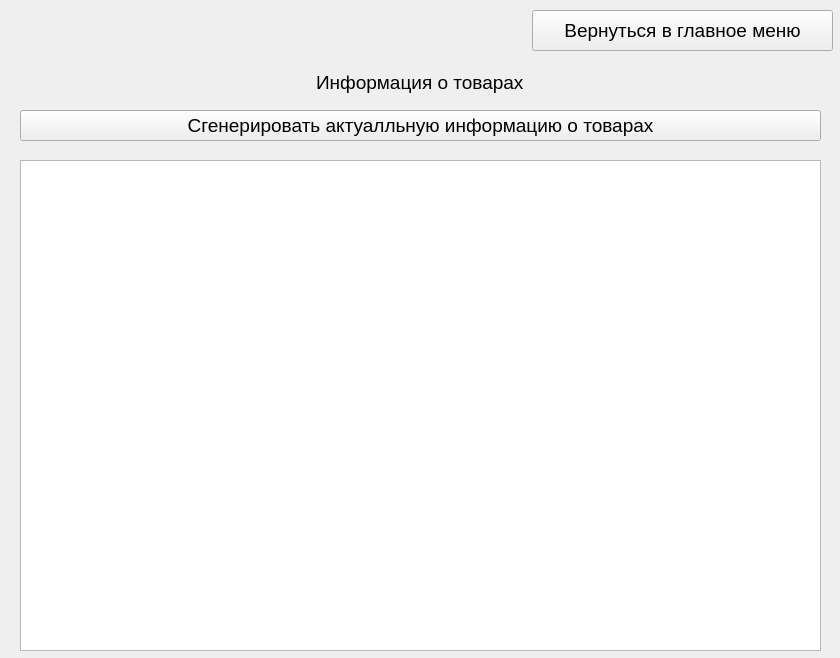
<?xml version="1.0" encoding="UTF-8"?>
<ui version="4.0">
 <class>productsinformation</class>
 <widget class="QWidget" name="productsinformation">
  <property name="geometry">
   <rect>
    <x>0</x>
    <y>0</y>
    <width>840</width>
    <height>658</height>
   </rect>
  </property>
  <property name="windowTitle">
   <string>LogiFirm</string>
  </property>
  <widget class="QTextEdit" name="text_info_about_products">
   <property name="geometry">
    <rect>
     <x>20</x>
     <y>160</y>
     <width>801</width>
     <height>491</height>
    </rect>
   </property>
   <property name="font">
    <font>
     <pointsize>14</pointsize>
    </font>
   </property>
  </widget>
  <widget class="QWidget" name="verticalLayoutWidget">
   <property name="geometry">
    <rect>
     <x>20</x>
     <y>60</y>
     <width>801</width>
     <height>81</height>
    </rect>
   </property>
   <layout class="QVBoxLayout" name="verticalLayout">
    <item alignment="Qt::AlignHCenter">
     <widget class="QLabel" name="lable_info_about_products">
      <property name="font">
       <font>
        <pointsize>14</pointsize>
       </font>
      </property>
      <property name="text">
       <string>Информация о товарах</string>
      </property>
     </widget>
    </item>
    <item>
     <widget class="QPushButton" name="generate_up_to_date_information">
      <property name="font">
       <font>
        <pointsize>14</pointsize>
       </font>
      </property>
      <property name="text">
       <string>Сгенерировать актуалльную информацию о товарах</string>
      </property>
     </widget>
    </item>
   </layout>
  </widget>
  <widget class="QPushButton" name="return_to_main_window_from_products_information">
   <property name="geometry">
    <rect>
     <x>532</x>
     <y>10</y>
     <width>301</width>
     <height>41</height>
    </rect>
   </property>
   <property name="font">
    <font>
     <pointsize>14</pointsize>
    </font>
   </property>
   <property name="text">
    <string>Вернуться в главное меню</string>
   </property>
  </widget>
 </widget>
 <resources/>
 <connections/>
</ui>
